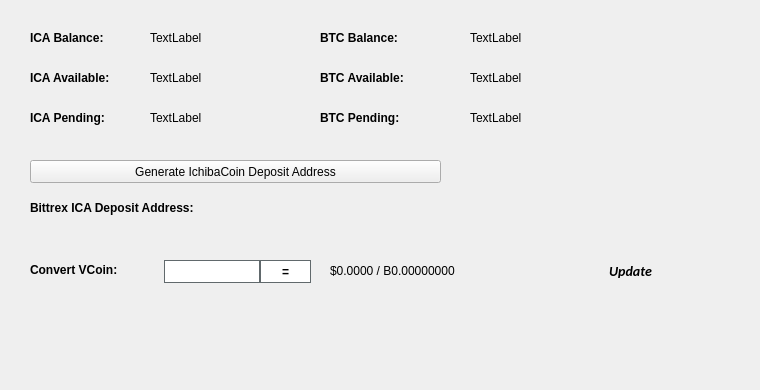
   <widget class="QWidget" name="BalanceTab">
    <attribute name="title">
     <string>Balance</string>
    </attribute>
    <widget class="QLabel" name="BitcoinBalanceLabel">
     <property name="geometry">
      <rect>
       <x>470</x>
       <y>30</y>
       <width>150</width>
       <height>16</height>
      </rect>
     </property>
     <property name="text">
      <string>TextLabel</string>
     </property>
    </widget>
    <widget class="QLabel" name="ICABalanceLabel">
     <property name="geometry">
      <rect>
       <x>150</x>
       <y>30</y>
       <width>150</width>
       <height>16</height>
      </rect>
     </property>
     <property name="text">
      <string>TextLabel</string>
     </property>
    </widget>
    <widget class="QLabel" name="label_11">
     <property name="geometry">
      <rect>
       <x>30</x>
       <y>30</y>
       <width>101</width>
       <height>16</height>
      </rect>
     </property>
     <property name="font">
      <font>
       <weight>75</weight>
       <bold>true</bold>
      </font>
     </property>
     <property name="text">
      <string>ICA Balance:</string>
     </property>
    </widget>
    <widget class="QLabel" name="label_12">
     <property name="geometry">
      <rect>
       <x>320</x>
       <y>30</y>
       <width>101</width>
       <height>16</height>
      </rect>
     </property>
     <property name="font">
      <font>
       <weight>75</weight>
       <bold>true</bold>
      </font>
     </property>
     <property name="text">
      <string>BTC Balance:</string>
     </property>
    </widget>
    <widget class="QLabel" name="ICAAvailableLabel_2">
     <property name="geometry">
      <rect>
       <x>150</x>
       <y>70</y>
       <width>150</width>
       <height>16</height>
      </rect>
     </property>
     <property name="text">
      <string>TextLabel</string>
     </property>
    </widget>
    <widget class="QLabel" name="label_13">
     <property name="geometry">
      <rect>
       <x>30</x>
       <y>70</y>
       <width>111</width>
       <height>16</height>
      </rect>
     </property>
     <property name="font">
      <font>
       <weight>75</weight>
       <bold>true</bold>
      </font>
     </property>
     <property name="text">
      <string>ICA Available:</string>
     </property>
    </widget>
    <widget class="QLabel" name="label_14">
     <property name="geometry">
      <rect>
       <x>30</x>
       <y>110</y>
       <width>101</width>
       <height>16</height>
      </rect>
     </property>
     <property name="font">
      <font>
       <weight>75</weight>
       <bold>true</bold>
      </font>
     </property>
     <property name="text">
      <string>ICA Pending:</string>
     </property>
    </widget>
    <widget class="QLabel" name="ICAPendingLabel">
     <property name="geometry">
      <rect>
       <x>150</x>
       <y>110</y>
       <width>150</width>
       <height>16</height>
      </rect>
     </property>
     <property name="text">
      <string>TextLabel</string>
     </property>
    </widget>
    <widget class="QLabel" name="label_15">
     <property name="geometry">
      <rect>
       <x>320</x>
       <y>70</y>
       <width>111</width>
       <height>16</height>
      </rect>
     </property>
     <property name="font">
      <font>
       <weight>75</weight>
       <bold>true</bold>
      </font>
     </property>
     <property name="text">
      <string>BTC Available:</string>
     </property>
    </widget>
    <widget class="QLabel" name="BitcoinAvailableLabel">
     <property name="geometry">
      <rect>
       <x>470</x>
       <y>70</y>
       <width>150</width>
       <height>16</height>
      </rect>
     </property>
     <property name="text">
      <string>TextLabel</string>
     </property>
    </widget>
    <widget class="QLabel" name="label_31">
     <property name="geometry">
      <rect>
       <x>320</x>
       <y>110</y>
       <width>111</width>
       <height>16</height>
      </rect>
     </property>
     <property name="font">
      <font>
       <weight>75</weight>
       <bold>true</bold>
      </font>
     </property>
     <property name="text">
      <string>BTC Pending:</string>
     </property>
    </widget>
    <widget class="QLabel" name="BitcoinPendingLabel">
     <property name="geometry">
      <rect>
       <x>470</x>
       <y>110</y>
       <width>150</width>
       <height>16</height>
      </rect>
     </property>
     <property name="text">
      <string>TextLabel</string>
     </property>
    </widget>
    <widget class="QLabel" name="label_33">
     <property name="geometry">
      <rect>
       <x>30</x>
       <y>200</y>
       <width>221</width>
       <height>16</height>
      </rect>
     </property>
     <property name="font">
      <font>
       <weight>75</weight>
       <bold>true</bold>
      </font>
     </property>
     <property name="text">
      <string>Bittrex ICA Deposit Address:</string>
     </property>
    </widget>
    <widget class="QPushButton" name="GenDepositBTN">
     <property name="geometry">
      <rect>
       <x>30</x>
       <y>160</y>
       <width>411</width>
       <height>23</height>
      </rect>
     </property>
     <property name="text">
      <string>Generate IchibaCoin Deposit Address</string>
     </property>
     <property name="icon">
      <iconset resource="../ichibacoin.qrc">
       <normaloff>:/icons/bitcoin</normaloff>:/icons/bitcoin</iconset>
     </property>
    </widget>
    <widget class="QLabel" name="DepositAddressLabel">
     <property name="geometry">
      <rect>
       <x>200</x>
       <y>200</y>
       <width>261</width>
       <height>16</height>
      </rect>
     </property>
     <property name="palette">
      <palette>
       <active>
        <colorrole role="WindowText">
         <brush brushstyle="SolidPattern">
          <color alpha="255">
           <red>0</red>
           <green>0</green>
           <blue>0</blue>
          </color>
         </brush>
        </colorrole>
        <colorrole role="Text">
         <brush brushstyle="SolidPattern">
          <color alpha="255">
           <red>0</red>
           <green>0</green>
           <blue>255</blue>
          </color>
         </brush>
        </colorrole>
       </active>
       <inactive>
        <colorrole role="WindowText">
         <brush brushstyle="SolidPattern">
          <color alpha="255">
           <red>0</red>
           <green>0</green>
           <blue>0</blue>
          </color>
         </brush>
        </colorrole>
        <colorrole role="Text">
         <brush brushstyle="SolidPattern">
          <color alpha="255">
           <red>0</red>
           <green>0</green>
           <blue>255</blue>
          </color>
         </brush>
        </colorrole>
       </inactive>
       <disabled>
        <colorrole role="WindowText">
         <brush brushstyle="SolidPattern">
          <color alpha="255">
           <red>120</red>
           <green>120</green>
           <blue>120</blue>
          </color>
         </brush>
        </colorrole>
        <colorrole role="Text">
         <brush brushstyle="SolidPattern">
          <color alpha="255">
           <red>120</red>
           <green>120</green>
           <blue>120</blue>
          </color>
         </brush>
        </colorrole>
       </disabled>
      </palette>
     </property>
     <property name="font">
      <font>
       <weight>75</weight>
       <bold>true</bold>
      </font>
     </property>
     <property name="text">
      <string/>
     </property>
     <property name="alignment">
      <set>Qt::AlignRight|Qt::AlignTrailing|Qt::AlignVCenter</set>
     </property>
     <property name="textInteractionFlags">
      <set>Qt::LinksAccessibleByMouse|Qt::TextSelectableByKeyboard|Qt::TextSelectableByMouse</set>
     </property>
    </widget>
    <widget class="QLabel" name="label_8">
     <property name="geometry">
      <rect>
       <x>460</x>
       <y>300</y>
       <width>281</width>
       <height>81</height>
      </rect>
     </property>
     <property name="text">
      <string/>
     </property>
     <property name="pixmap">
      <pixmap>:/images/bittrex</pixmap>
     </property>
    </widget>
    <widget class="QWidget" name="widgetConversion" native="true">
     <property name="geometry">
      <rect>
       <x>0</x>
       <y>250</y>
       <width>751</width>
       <height>43</height>
      </rect>
     </property>
     <property name="minimumSize">
      <size>
       <width>0</width>
       <height>43</height>
      </size>
     </property>
     <property name="styleSheet">
      <string notr="true"/>
     </property>
     <widget class="QPushButton" name="btnUpdateMarketData">
      <property name="geometry">
       <rect>
        <x>575</x>
        <y>0</y>
        <width>111</width>
        <height>41</height>
       </rect>
      </property>
      <property name="sizePolicy">
       <sizepolicy hsizetype="Expanding" vsizetype="Expanding">
        <horstretch>0</horstretch>
        <verstretch>0</verstretch>
       </sizepolicy>
      </property>
      <property name="font">
       <font>
        <family>calibri</family>
        <pointsize>-1</pointsize>
        <weight>75</weight>
        <italic>true</italic>
        <bold>true</bold>
       </font>
      </property>
      <property name="styleSheet">
       <string notr="true">margin:0px;text-align:center;padding:2px;border-radius:3px;font-style:italic;width:100px;font-size:14px;font-family:calibri;font-weight:600;</string>
      </property>
      <property name="text">
       <string>Update</string>
      </property>
      <property name="iconSize">
       <size>
        <width>150</width>
        <height>35</height>
       </size>
      </property>
      <property name="autoDefault">
       <bool>true</bool>
      </property>
      <property name="default">
       <bool>true</bool>
      </property>
     </widget>
     <widget class="QLabel" name="lblConvertVCoin">
      <property name="geometry">
       <rect>
        <x>30</x>
        <y>10</y>
        <width>131</width>
        <height>20</height>
       </rect>
      </property>
      <property name="styleSheet">
       <string notr="true"/>
      </property>
      <property name="text">
       <string>&lt;html&gt;&lt;head/&gt;&lt;body&gt;&lt;p&gt;&lt;span style=&quot; font-weight:600;&quot;&gt;Convert VCoin:&lt;/span&gt;&lt;/p&gt;&lt;/body&gt;&lt;/html&gt;</string>
      </property>
     </widget>
     <widget class="QLineEdit" name="txtConvertVCoinQty">
      <property name="geometry">
       <rect>
        <x>160</x>
        <y>10</y>
        <width>100</width>
        <height>23</height>
       </rect>
      </property>
      <property name="minimumSize">
       <size>
        <width>100</width>
        <height>23</height>
       </size>
      </property>
      <property name="maximumSize">
       <size>
        <width>100</width>
        <height>16777215</height>
       </size>
      </property>
      <property name="styleSheet">
       <string notr="true">border: 1px solid #61696c;margin-left:4px;</string>
      </property>
     </widget>
     <widget class="QPushButton" name="btnConvertIchibaCoin">
      <property name="geometry">
       <rect>
        <x>260</x>
        <y>10</y>
        <width>51</width>
        <height>23</height>
       </rect>
      </property>
      <property name="minimumSize">
       <size>
        <width>0</width>
        <height>23</height>
       </size>
      </property>
      <property name="styleSheet">
       <string notr="true">border:1px solid #61696c;background:white;font-weight:600;</string>
      </property>
      <property name="text">
       <string>=</string>
      </property>
     </widget>
     <widget class="QLabel" name="lblConvertVCoinResults">
      <property name="geometry">
       <rect>
        <x>330</x>
        <y>0</y>
        <width>201</width>
        <height>41</height>
       </rect>
      </property>
      <property name="styleSheet">
       <string notr="true"/>
      </property>
      <property name="text">
       <string>$0.0000 / B0.00000000</string>
      </property>
     </widget>
     <widget class="QLabel" name="iconOverviewUpdateWait">
      <property name="geometry">
       <rect>
        <x>670</x>
        <y>10</y>
        <width>24</width>
        <height>24</height>
       </rect>
      </property>
      <property name="text">
       <string/>
      </property>
      <property name="pixmap">
       <pixmap resource="../ichibacoin.qrc">:/icons/transaction_1</pixmap>
      </property>
      <property name="scaledContents">
       <bool>true</bool>
      </property>
      <property name="alignment">
       <set>Qt::AlignCenter</set>
      </property>
     </widget>
    </widget>
   </widget>
